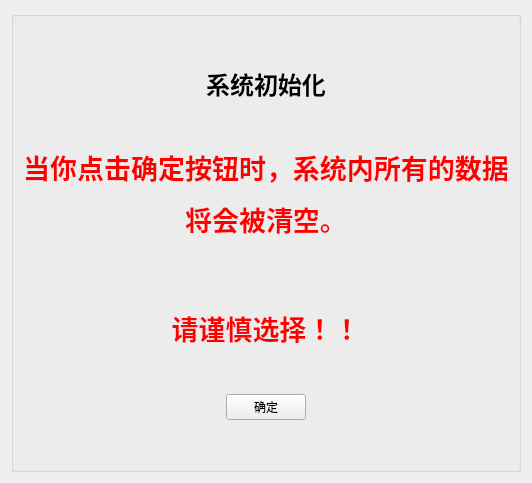
     <widget class="QWidget" name="tab_3">
      <attribute name="title">
       <string>系统设置</string>
      </attribute>
      <layout class="QGridLayout" name="gridLayout_13">
       <item row="0" column="0">
        <widget class="QGroupBox" name="groupBox_7">
         <property name="title">
          <string/>
         </property>
         <layout class="QGridLayout" name="gridLayout_12">
          <item row="1" column="0">
           <layout class="QVBoxLayout" name="verticalLayout">
            <item>
             <spacer name="verticalSpacer_4">
              <property name="orientation">
               <enum>Qt::Vertical</enum>
              </property>
              <property name="sizeHint" stdset="0">
               <size>
                <width>20</width>
                <height>40</height>
               </size>
              </property>
             </spacer>
            </item>
            <item>
             <widget class="QLabel" name="label_26">
              <property name="text">
               <string>&lt;html&gt;&lt;head/&gt;&lt;body&gt;&lt;p align=&quot;center&quot;&gt;&lt;span style=&quot; font-size:18pt; font-weight:600; color:#000000;&quot;&gt;系统初始化&lt;/span&gt;&lt;/p&gt;&lt;/body&gt;&lt;/html&gt;</string>
              </property>
             </widget>
            </item>
            <item>
             <spacer name="verticalSpacer_3">
              <property name="orientation">
               <enum>Qt::Vertical</enum>
              </property>
              <property name="sizeHint" stdset="0">
               <size>
                <width>20</width>
                <height>40</height>
               </size>
              </property>
             </spacer>
            </item>
            <item>
             <widget class="QLabel" name="label_25">
              <property name="text">
               <string>&lt;html&gt;&lt;head/&gt;&lt;body&gt;&lt;p align=&quot;center&quot;&gt;&lt;span style=&quot; font-size:20pt; font-weight:600; color:#ff0000;&quot;&gt;当你点击确定按钮时，系统内所有的数据&lt;/span&gt;&lt;/p&gt;&lt;p align=&quot;center&quot;&gt;&lt;span style=&quot; font-size:20pt; font-weight:600; color:#ff0000;&quot;&gt;将会被清空。&lt;/span&gt;&lt;/p&gt;&lt;p align=&quot;center&quot;&gt;&lt;span style=&quot; font-size:20pt;&quot;&gt;&lt;br/&gt;&lt;/span&gt;&lt;/p&gt;&lt;p align=&quot;center&quot;&gt;&lt;span style=&quot; font-size:20pt; font-weight:600; color:#ff0000;&quot;&gt;请谨慎选择！！&lt;/span&gt;&lt;/p&gt;&lt;/body&gt;&lt;/html&gt;</string>
              </property>
             </widget>
            </item>
            <item>
             <spacer name="verticalSpacer_2">
              <property name="orientation">
               <enum>Qt::Vertical</enum>
              </property>
              <property name="sizeHint" stdset="0">
               <size>
                <width>20</width>
                <height>40</height>
               </size>
              </property>
             </spacer>
            </item>
            <item>
             <layout class="QHBoxLayout" name="horizontalLayout_7">
              <item>
               <spacer name="horizontalSpacer_2">
                <property name="orientation">
                 <enum>Qt::Horizontal</enum>
                </property>
                <property name="sizeHint" stdset="0">
                 <size>
                  <width>40</width>
                  <height>20</height>
                 </size>
                </property>
               </spacer>
              </item>
              <item>
               <widget class="QPushButton" name="pushButton_16">
                <property name="text">
                 <string>确定</string>
                </property>
               </widget>
              </item>
              <item>
               <spacer name="horizontalSpacer_3">
                <property name="orientation">
                 <enum>Qt::Horizontal</enum>
                </property>
                <property name="sizeHint" stdset="0">
                 <size>
                  <width>40</width>
                  <height>20</height>
                 </size>
                </property>
               </spacer>
              </item>
             </layout>
            </item>
            <item>
             <spacer name="verticalSpacer">
              <property name="orientation">
               <enum>Qt::Vertical</enum>
              </property>
              <property name="sizeHint" stdset="0">
               <size>
                <width>20</width>
                <height>40</height>
               </size>
              </property>
             </spacer>
            </item>
           </layout>
          </item>
         </layout>
        </widget>
       </item>
      </layout>
     </widget>
